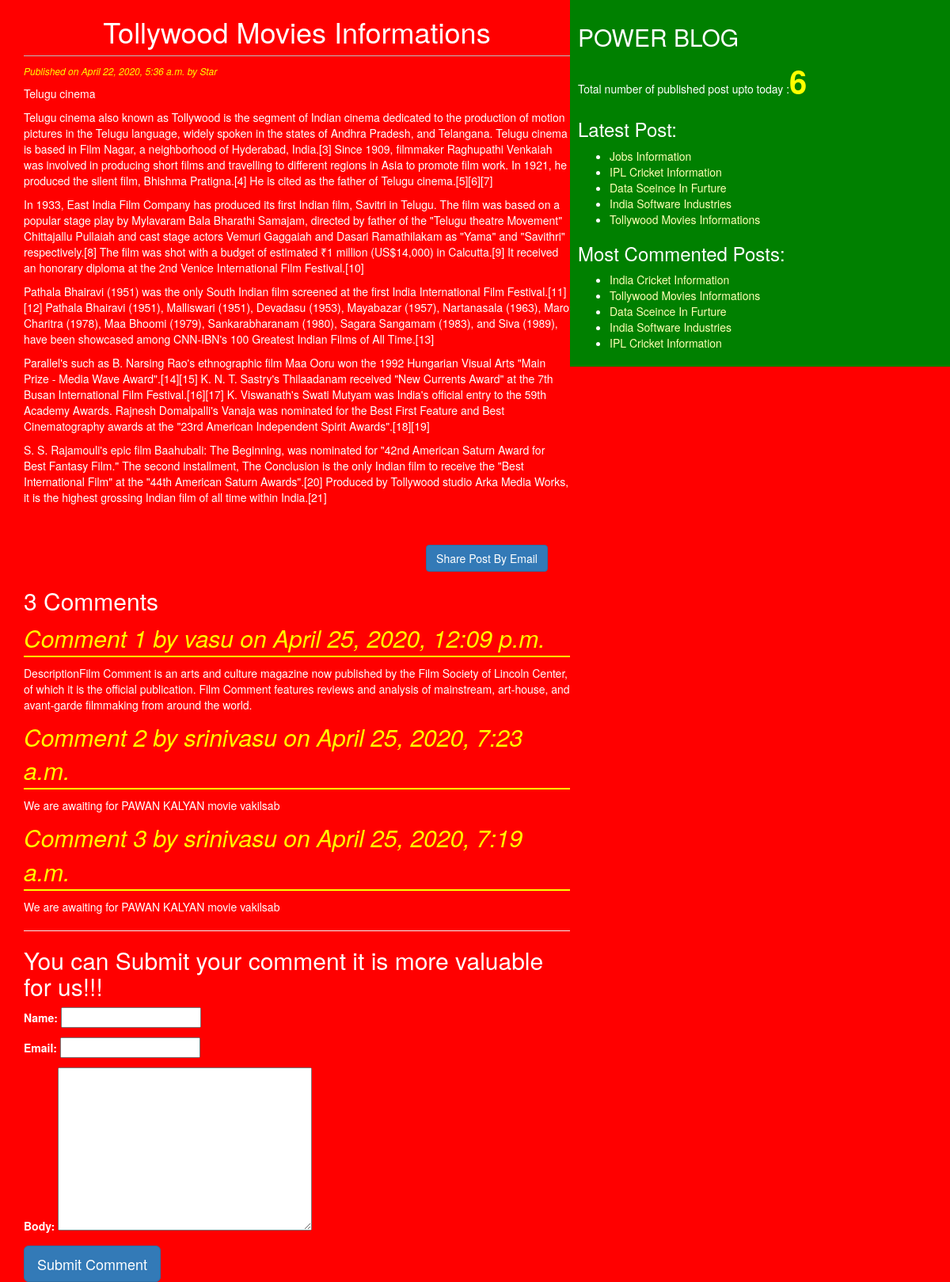
Page /2020/04/22/tollywood-movies-informations/ on the committed database.
### blog/models.py (models this page shows, shortened)
class Post(models.Model):
    STATUS_CHOICES=(('draft','Draft'),('published','Published'))
    title=models.CharField(max_length=264)
    slug=models.SlugField(max_length=264,unique_for_date='publish')
    author=models.ForeignKey(User,related_name='blog_posts',on_delete=models.CASCADE)
    body=models.TextField()
    publish=models.DateTimeField(default=timezone.now)
    created=models.DateTimeField(auto_now_add=True)
    updated=models.DateTimeField(auto_now=True)
    status=models.CharField(max_length=10,choices=STATUS_CHOICES,default='draft')
    objects=CustomManager()
    tags=TaggableManager()
    class Meta:
        ordering=('-publish',)
    def get_absolute_url(self):
        return reverse('post_detail',args=[self.publish.year,self.publish.strftime('%m'),self.publish.strftime('%d'),self.slug])

class Comment(models.Model):
    post=models.ForeignKey(Post,related_name='comments',on_delete=models.CASCADE)
    name=models.CharField(max_length=40)
    email=models.EmailField()
    body=models.TextField()
    created=models.DateTimeField(auto_now_add=True)
    updated=models.DateTimeField(auto_now=True)
    active=models.BooleanField(default=True)
    class Meta:
        ordering=('-created',)

### blog/views.py (the view)
# urls.py: re_path(r'^(?P<year>\d{4})/(?P<month>\d{2})/(?P<day>\d{2})/(?P<post>[-\w]+)/$',views.post_detail_view,name='post_detail'),
def post_detail_view(request,post,year,month,day):
    post=get_object_or_404(Post,slug=post,status='published',publish__year=year,publish__month=month,publish__day=day)
    comments=post.comments.filter(active=True)
    csubmit=False
    if request.method=='POST':
        form=CommentForm(request.POST)
        if form.is_valid():
            new_comment=form.save(commit=False)
            new_comment.post=post
            new_comment.save()
            csubmit=True
    else:
        form=CommentForm()
    return render(request,'blog/post_detail.html',{'post':post,'form':form,'csubmit':csubmit,'comments':comments})

### blog/forms.py
class CommentForm(forms.ModelForm):
    class Meta:
        model=Comment
        fields=('name','email','body')

### blog/models.py (called while the page is built)
    def get_queryset(self):
        return super().get_queryset().filter(status='published')

### blog/templatetags/blog_tags.py (called while the page is built)
@register.simple_tag
def total_posts():
    return Post.objects.count()

@register.inclusion_tag('blog/latest_posts123.html')
def show_latest_posts(count=5):
    latest_posts=Post.objects.order_by('-publish')[:count]
    return {'latest_posts':latest_posts}

@register.simple_tag
def get_most_commented_posts(count=5):
    return Post.objects.annotate(total_comments=Count('comments')).order_by('-total_comments')[:count]

### templates/blog/post_detail.html (shortened to what this page needs)
<!DOCTYPE html>
{%extends 'blog/base.html'%}
    {%block content%}
      <h1>{{post.title}}</h1>
        <p id='date'>Published on {{post.publish}} by {{post.author|title}}</p>
        {{post.body|linebreaks}}<br><br>
        <div class="container" align='center'>
          <a href="/{{post.id}}/share" class="btn btn_lg btn-primary">Share Post By Email</a>
        </div>
        {% with comments.count as comments_count%}
        <h2>{{comments_count}} Comment{{comments_count|pluralize}}</h2>
        {%endwith%}
        {%if comments%}
         {%for comment in comments%}
           <p id='ch'> Comment {{forloop.counter}} by {{comment.name}} on {{comment.created}}</p>
           <div class="cb">{{comment.body|linebreaks}}</div>
           {%endfor%}
           <hr>
           {%else%}
             <p>There are no Comments yet!!!</p>
          {%endif%}
          {%if csubmit%}
          <h2>Your Comment added Successfully</h2>
          {%else%}
          <h2>You can Submit your comment it is more valuable for us!!!</h2>
            <form method="post">
              {{form.as_p}}
                <input type="Submit" class="btn btn-lg btn-primary" value="Submit Comment">
              </form>
            {%endif%}
    {%endblock%}

### templates/blog/base.html (shortened to what this page needs)
<!DOCTYPE html>
{%load blog_tags%}
{%load staticfiles %}
<html lang="en" dir="ltr">
  <head>
    <link rel="stylesheet" href="https://stackpath.bootstrapcdn.com/bootstrap/3.4.1/css/bootstrap.min.css"
>
    <link rel="stylesheet" href="{% static "css/blog.css"%}">
      </head>
  <body>
    <div class="content">
      {%block content%}{%endblock%}
    </div>
    <div class='sidebar'>
      <h2>POWER BLOG</h2>
      <p>Total number of published post upto today :<span id='pcount'>{% total_posts%}</span></p>
      <h3>Latest Post:</h3>{%show_latest_posts%}
      <h3>Most Commented Posts:</h3>
      {%get_most_commented_posts as most_commented_posts%}
      <ul>
        {%for post in most_commented_posts%}
        <li><a href="{{post.get_absolute_url}}">{{post.title}}</a></li>
        {%endfor%}
      </ul>
      </div>
  </body>
</html>

### templates/blog/latest_posts123.html
<ul>
  {%for post in latest_posts%}
  <li><a href="{{post.get_absolute_url}}">{{post.title}}</a></li>
  {%endfor%}
</ul>

### static/css/blog.css (style rules this page uses)
.content { width:60%; float:left; padding:0 0 0 30px; background: red; height:100%; }
.sidebar { width:40%; float:right; padding:10px; background:green; height:100%; }
h1 { text-align: center; border-bottom: 1px solid #bbb; padding-bottom:10px; }
body { color: white; background: red; }
#date { color: yellow; font-size: 12px; font-style: italic; }
a { color:#ffffb3; }
#ch { color: yellow; font-size: 30px; font-style: italic; border-bottom:2px solid yellow; }
#pcount { font-size: 40px; color: yellow; font-weight: bold; }
textarea { color: black; }

### rows in the picture
Post: title "Tollywood Movies Informations", publish "April 22, 2020, 5:36 a.m.", author "Star", body "Telugu cinema Telugu cinema also known as Tollywood is the segment of Indian cinema dedicated to the production of motion pictures in the Telugu language, widely spoken in the states of Andhra Pradesh, and Telangana. Telugu cinema is based in Film Nagar, a neighborhood of Hyderabad, India.[3] Since 1909, filmmaker Raghupathi Venkaiah was involved in producing short films and travelling to different regions in Asia to promote film work. In 1921, he produced the silent film, Bhishma Pratigna.[4] He is cited as the father of Telugu cinema.[5][6][7] In 1933, East India Film Company has produced its first Indian film, Savitri in Telugu. The film was based on a popular stage play by Mylavaram…"
Comment: name "vasu", created "April 25, 2020, 12:09 p.m.", body "DescriptionFilm Comment is an arts and culture magazine now published by the Film Society of Lincoln Center, of which it is the official publication. Film Comment features reviews and analysis of mainstream, art-house, and avant-garde filmmaking from around the world."
Comment: name "srinivasu", created "April 25, 2020, 7:23 a.m.", body "We are awaiting for PAWAN KALYAN movie vakilsab"
Comment: name "srinivasu", created "April 25, 2020, 7:19 a.m.", body "We are awaiting for PAWAN KALYAN movie vakilsab"
Post: title "Jobs Information"
Post: title "IPL Cricket Information"
Post: title "Data Sceince In Furture"
Post: title "India Software Industries"
Post: title "India Cricket Information"

### other values in the picture
{{ comments_count }} "3"
